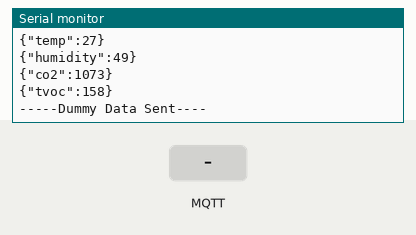
Recording of a sketch running on a simulated ESP32-S3. Shown: the last lines printed to the serial monitor. The test bench sets the inputs (shaded band). WiFi joins after 1.5 s; servers stay silent unless stated; random numbers use the default seed unless the sketch sets one; no MQTT or app messages arrive unless stated.

Above: at 3.2 s.
3.3 s: MQTT message "1" arrives on the first subscribed topic
At 4.3 s:
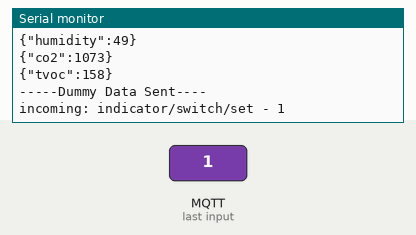
4.8 s: MQTT message "on" arrives on the first subscribed topic
At 5.3 s:
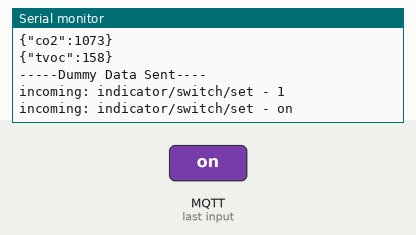
6.3 s: MQTT message "off" arrives on the first subscribed topic
At 7.7 s:
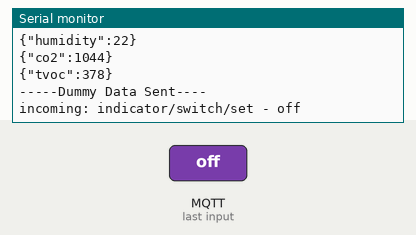
Timing chart, 0 to 9.3 s (numbered marks = the images above; inputs shaded):
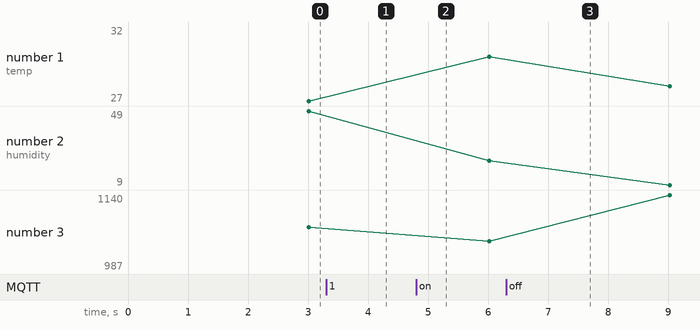

Measured:
- after the input at 3.3 s, the serial monitor: prints a new line at once (image 1)
- after the input at 4.8 s, the serial monitor: prints a new line at once (image 2)
- after the input at 6.3 s, the serial monitor: prints a new line at once (image 3)

The sketch:

Base_ESP32_HomeAssistant.ino
```cpp
/////////////////////////////////////////////////////////////////////////////////////////
/*
  Building a Smart Home with MQTT: Two-Way Communication using Home Assistant and ESP32
  For More Information: https://youtu.be/W0E-juQZDEY
  Created by Eric N. (ThatProject)
*/
/////////////////////////////////////////////////////////////////////////////////////////
/*
- ESP32 Arduino Core: 2.0.9
- TestDevice: ESP32-S3 DevKit-C
https://docs.espressif.com/projects/esp-idf/en/latest/esp32s3/hw-reference/esp32s3/user-guide-devkitc-1.html

**Required Library**
- MQTT: 2.5.1
https://github.com/256dpi/arduino-mqtt

- ArduinoJSON: 6.21.2
https://arduinojson.org/
*/

#include <WiFiClientSecure.h>
#include <MQTT.h>
#include <ArduinoJson.h>
#include "ha_config.h"

const char ssid[] = "<YOUR_WIFI_SSID>";
const char pass[] = "<YOUR_WIFI_PASSWORD>";

WiFiClient net;
MQTTClient client;
unsigned long lastMillis = 0;

void connect() {
  Serial.print("checking wifi...");
  while (WiFi.status() != WL_CONNECTED) {
    Serial.print(".");
    delay(1000);
  }

  Serial.print("\nconnecting...");
  while (!client.connect("ESP32", CONFIG_BROKER_USERNAME, CONFIG_BROKER_PASSWORD)) {
    Serial.print(".");
    delay(1000);
  }

  Serial.println("\nconnected!");
}

void messageReceived(String &topic, String &payload) {
  Serial.println("incoming: " + topic + " - " + payload);
  client.publish(CONFIG_TOPIC_SWITCH_STATE, payload);
}

void subscribeTopics() {
  client.subscribe(CONFIG_TOPIC_SWITCH_SET);
}

void publishDummyData() {
  Serial.println("------------------------");
  int dummyTemp = random(20, 35);
  client.publish(CONFIG_TOPIC_SENSOR_DATA, makeJsonString(CONFIG_SENSOR_BUILDIN_TEMP_VALUE_KEY, dummyTemp));

  int dummyHummy = random(0, 50);
  client.publish(CONFIG_TOPIC_SENSOR_DATA, makeJsonString(CONFIG_SENSOR_BUILDIN_HUMIDITY_VALUE_KEY, dummyHummy));

  int dummyCO2 = random(900, 1200);
  client.publish(CONFIG_TOPIC_SENSOR_DATA, makeJsonString(CONFIG_SENSOR_BUILDIN_CO2_VALUE_KEY, dummyCO2));

  int dummyTVOC = random(0, 500);
  client.publish(CONFIG_TOPIC_SENSOR_DATA, makeJsonString(CONFIG_SENSOR_BUILDIN_TVOC_VALUE_KEY, dummyTVOC));

  Serial.println("-----Dummy Data Sent----");
}

String makeJsonString(String key, int value) {
  StaticJsonDocument<128> doc;
  doc[key.c_str()] = value;
  String output;
  serializeJson(doc, output);
  Serial.println(output);
  return output;
}

void setup() {
  Serial.begin(115200);
  WiFi.begin(ssid, pass);

  client.begin(CONFIG_BROKER_URL, 1883, net);
  client.onMessage(messageReceived);

  connect();
  subscribeTopics();
}

void loop() {
  client.loop();
  delay(10);

  if (!client.connected()) {
    connect();
  } else {
    if (millis() - lastMillis > 3000) {
      lastMillis = millis();
      publishDummyData();
    }
  }
}
```

ha_config.h
```cpp
//#define CONFIG_BROKER_URL    "mqtt://homeassistant.local"
#define CONFIG_BROKER_URL    "192.168.50.154"
#define CONFIG_BROKER_USERNAME "MQTT_Indicator_1"
#define CONFIG_BROKER_PASSWORD "1234"

#define CONFIG_TOPIC_SENSOR_DATA       "indicator/sensor"

#define CONFIG_SENSOR_BUILDIN_CO2_VALUE_KEY       "co2"
#define CONFIG_SENSOR_BUILDIN_TVOC_VALUE_KEY      "tvoc"
#define CONFIG_SENSOR_BUILDIN_TEMP_VALUE_KEY      "temp"
#define CONFIG_SENSOR_BUILDIN_HUMIDITY_VALUE_KEY  "humidity"

#define CONFIG_TOPIC_SWITCH_STATE    "indicator/switch/state"
#define CONFIG_TOPIC_SWITCH_SET      "indicator/switch/set"
```
